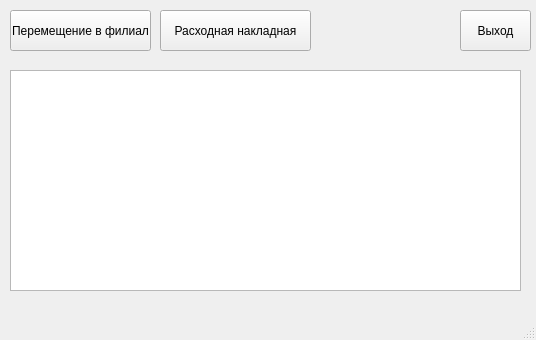
<?xml version="1.0" encoding="UTF-8"?>
<ui version="4.0">
 <class>MainWindow</class>
 <widget class="QMainWindow" name="MainWindow">
  <property name="geometry">
   <rect>
    <x>0</x>
    <y>0</y>
    <width>536</width>
    <height>340</height>
   </rect>
  </property>
  <property name="windowTitle">
   <string>MainWindow</string>
  </property>
  <widget class="QWidget" name="centralwidget">
   <widget class="QPushButton" name="move_to_filial">
    <property name="geometry">
     <rect>
      <x>10</x>
      <y>10</y>
      <width>141</width>
      <height>41</height>
     </rect>
    </property>
    <property name="text">
     <string>Перемещение в филиал</string>
    </property>
   </widget>
   <widget class="QPushButton" name="back">
    <property name="geometry">
     <rect>
      <x>460</x>
      <y>10</y>
      <width>71</width>
      <height>41</height>
     </rect>
    </property>
    <property name="text">
     <string>Выход</string>
    </property>
   </widget>
   <widget class="QTableWidget" name="select_products">
    <property name="geometry">
     <rect>
      <x>10</x>
      <y>70</y>
      <width>511</width>
      <height>221</height>
     </rect>
    </property>
   </widget>
   <widget class="QPushButton" name="read_inv">
    <property name="geometry">
     <rect>
      <x>160</x>
      <y>10</y>
      <width>151</width>
      <height>41</height>
     </rect>
    </property>
    <property name="text">
     <string>Расходная накладная</string>
    </property>
   </widget>
  </widget>
  <widget class="QMenuBar" name="menubar">
   <property name="geometry">
    <rect>
     <x>0</x>
     <y>0</y>
     <width>536</width>
     <height>21</height>
    </rect>
   </property>
  </widget>
  <widget class="QStatusBar" name="statusbar"/>
 </widget>
 <resources/>
 <connections/>
</ui>
